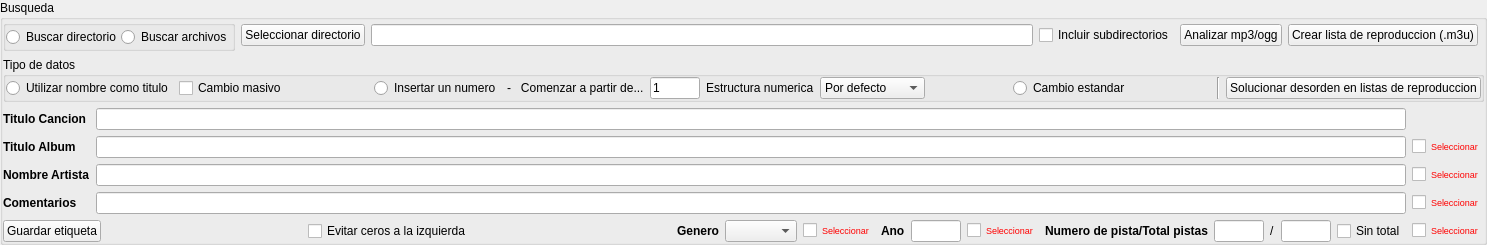
       <widget class="QGroupBox" name="groupBox_4">
        <property name="title">
         <string>Busqueda</string>
        </property>
        <layout class="QGridLayout" name="gridLayout_2">
         <property name="leftMargin">
          <number>0</number>
         </property>
         <property name="topMargin">
          <number>0</number>
         </property>
         <property name="rightMargin">
          <number>0</number>
         </property>
         <property name="bottomMargin">
          <number>0</number>
         </property>
         <item row="2" column="1">
          <layout class="QGridLayout" name="gridLayout">
           <item row="0" column="6">
            <widget class="QLabel" name="label_15">
             <property name="font">
              <font>
               <weight>75</weight>
               <bold>true</bold>
              </font>
             </property>
             <property name="text">
              <string>Ano</string>
             </property>
            </widget>
           </item>
           <item row="0" column="4">
            <widget class="QComboBox" name="comboBox">
             <property name="toolTip">
              <string>Referencia de genero musical</string>
             </property>
             <property name="statusTip">
              <string>Referencia de genero musical</string>
             </property>
             <property name="whatsThis">
              <string>Referencia de genero musical</string>
             </property>
            </widget>
           </item>
           <item row="0" column="11">
            <widget class="QLabel" name="label_14">
             <property name="text">
              <string>/</string>
             </property>
            </widget>
           </item>
           <item row="0" column="10">
            <widget class="QLineEdit" name="lineEdit_12">
             <property name="maximumSize">
              <size>
               <width>50</width>
               <height>16777215</height>
              </size>
             </property>
             <property name="toolTip">
              <string>Numero de pista</string>
             </property>
             <property name="statusTip">
              <string>Numero de pista</string>
             </property>
             <property name="whatsThis">
              <string>Numero de pista</string>
             </property>
            </widget>
           </item>
           <item row="0" column="9">
            <widget class="QLabel" name="label_13">
             <property name="font">
              <font>
               <weight>75</weight>
               <bold>true</bold>
              </font>
             </property>
             <property name="text">
              <string>Numero de pista/Total pistas</string>
             </property>
            </widget>
           </item>
           <item row="0" column="0">
            <spacer name="horizontalSpacer_5">
             <property name="orientation">
              <enum>Qt::Horizontal</enum>
             </property>
             <property name="sizeHint" stdset="0">
              <size>
               <width>40</width>
               <height>20</height>
              </size>
             </property>
            </spacer>
           </item>
           <item row="0" column="12">
            <widget class="QLineEdit" name="lineEdit_13">
             <property name="maximumSize">
              <size>
               <width>50</width>
               <height>16777215</height>
              </size>
             </property>
             <property name="toolTip">
              <string>Numero total de pistas</string>
             </property>
             <property name="statusTip">
              <string>Numero total de pistas</string>
             </property>
             <property name="whatsThis">
              <string>Numero total de pistas</string>
             </property>
            </widget>
           </item>
           <item row="0" column="7">
            <widget class="QLineEdit" name="lineEdit_14">
             <property name="maximumSize">
              <size>
               <width>50</width>
               <height>16777215</height>
              </size>
             </property>
             <property name="toolTip">
              <string>Anuario de creacion</string>
             </property>
             <property name="statusTip">
              <string>Anuario de creacion</string>
             </property>
             <property name="whatsThis">
              <string>Anuario de creacion</string>
             </property>
            </widget>
           </item>
           <item row="0" column="3">
            <widget class="QLabel" name="label_19">
             <property name="font">
              <font>
               <weight>75</weight>
               <bold>true</bold>
              </font>
             </property>
             <property name="text">
              <string>Genero</string>
             </property>
            </widget>
           </item>
           <item row="0" column="5">
            <widget class="QCheckBox" name="checkBox_6">
             <property name="font">
              <font>
               <pointsize>7</pointsize>
              </font>
             </property>
             <property name="toolTip">
              <string>Selecciona esta opcion en modo de cambio masivo</string>
             </property>
             <property name="statusTip">
              <string>Selecciona esta opcion en modo de cambio masivo</string>
             </property>
             <property name="whatsThis">
              <string>Selecciona esta opcion en modo de cambio masivo</string>
             </property>
             <property name="styleSheet">
              <string notr="true">color: rgb(255, 0, 0);</string>
             </property>
             <property name="text">
              <string>Seleccionar</string>
             </property>
            </widget>
           </item>
           <item row="0" column="13">
            <widget class="QCheckBox" name="checkBox_9">
             <property name="toolTip">
              <string>Si esta marcada no sigue el patron numerico TRACK/TOTAL</string>
             </property>
             <property name="statusTip">
              <string>Si esta marcada no sigue el patron numerico TRACK/TOTAL</string>
             </property>
             <property name="whatsThis">
              <string>Si esta marcada no sigue el patron numerico TRACK/TOTAL</string>
             </property>
             <property name="text">
              <string>Sin total</string>
             </property>
            </widget>
           </item>
           <item row="0" column="8">
            <widget class="QCheckBox" name="checkBox_7">
             <property name="font">
              <font>
               <pointsize>7</pointsize>
              </font>
             </property>
             <property name="toolTip">
              <string>Selecciona esta opcion en modo de cambio masivo</string>
             </property>
             <property name="statusTip">
              <string>Selecciona esta opcion en modo de cambio masivo</string>
             </property>
             <property name="whatsThis">
              <string>Selecciona esta opcion en modo de cambio masivo</string>
             </property>
             <property name="styleSheet">
              <string notr="true">color: rgb(255, 0, 0);</string>
             </property>
             <property name="text">
              <string>Seleccionar</string>
             </property>
            </widget>
           </item>
           <item row="0" column="14">
            <widget class="QCheckBox" name="checkBox_8">
             <property name="font">
              <font>
               <pointsize>7</pointsize>
              </font>
             </property>
             <property name="toolTip">
              <string>Selecciona esta opcion en modo de cambio masivo</string>
             </property>
             <property name="statusTip">
              <string>Selecciona esta opcion en modo de cambio masivo</string>
             </property>
             <property name="whatsThis">
              <string>Selecciona esta opcion en modo de cambio masivo</string>
             </property>
             <property name="styleSheet">
              <string notr="true">color: rgb(255, 0, 0);</string>
             </property>
             <property name="text">
              <string>Seleccionar</string>
             </property>
            </widget>
           </item>
           <item row="0" column="1">
            <widget class="QCheckBox" name="checkBox_10">
             <property name="toolTip">
              <string>Evita ceros a la izquierda en estructura numerico tipo 01,001,0001</string>
             </property>
             <property name="statusTip">
              <string>Evita ceros a la izquierda en estructura numerico tipo 01,001,0001</string>
             </property>
             <property name="whatsThis">
              <string>Evita ceros a la izquierda en estructura numerico tipo 01,001,0001</string>
             </property>
             <property name="text">
              <string>Evitar ceros a la izquierda</string>
             </property>
            </widget>
           </item>
           <item row="0" column="2">
            <spacer name="horizontalSpacer_8">
             <property name="orientation">
              <enum>Qt::Horizontal</enum>
             </property>
             <property name="sizeHint" stdset="0">
              <size>
               <width>40</width>
               <height>20</height>
              </size>
             </property>
            </spacer>
           </item>
          </layout>
         </item>
         <item row="1" column="0" colspan="2">
          <layout class="QGridLayout" name="gridLayout_16">
           <property name="leftMargin">
            <number>0</number>
           </property>
           <item row="4" column="0">
            <widget class="QLabel" name="label_12">
             <property name="font">
              <font>
               <weight>75</weight>
               <bold>true</bold>
              </font>
             </property>
             <property name="text">
              <string>Comentarios</string>
             </property>
            </widget>
           </item>
           <item row="3" column="0">
            <widget class="QLabel" name="label_11">
             <property name="font">
              <font>
               <weight>75</weight>
               <bold>true</bold>
              </font>
             </property>
             <property name="text">
              <string>Nombre Artista</string>
             </property>
            </widget>
           </item>
           <item row="3" column="1">
            <widget class="QLineEdit" name="lineEdit_11">
             <property name="toolTip">
              <string>Nombre del artista o grupo</string>
             </property>
             <property name="statusTip">
              <string>Nombre del artista o grupo</string>
             </property>
             <property name="whatsThis">
              <string>Nombre del artista o grupo</string>
             </property>
            </widget>
           </item>
           <item row="2" column="0">
            <widget class="QLabel" name="label_10">
             <property name="font">
              <font>
               <weight>75</weight>
               <bold>true</bold>
              </font>
             </property>
             <property name="text">
              <string>Titulo Album</string>
             </property>
            </widget>
           </item>
           <item row="2" column="1">
            <widget class="QLineEdit" name="lineEdit_10">
             <property name="toolTip">
              <string>Nombre del album</string>
             </property>
             <property name="statusTip">
              <string>Nombre del album</string>
             </property>
             <property name="whatsThis">
              <string>Nombre del album</string>
             </property>
            </widget>
           </item>
           <item row="4" column="1">
            <widget class="QLineEdit" name="lineEdit_20">
             <property name="toolTip">
              <string>Comentarios del archivo de audio</string>
             </property>
             <property name="statusTip">
              <string>Comentarios del archivo de audio</string>
             </property>
             <property name="whatsThis">
              <string>Comentarios del archivo de audio</string>
             </property>
            </widget>
           </item>
           <item row="0" column="1">
            <widget class="QLineEdit" name="lineEdit_16">
             <property name="toolTip">
              <string>Titulo de la cancion</string>
             </property>
             <property name="statusTip">
              <string>Titulo de la cancion</string>
             </property>
             <property name="whatsThis">
              <string>Titulo de la cancion</string>
             </property>
            </widget>
           </item>
           <item row="0" column="0">
            <widget class="QLabel" name="label_17">
             <property name="sizePolicy">
              <sizepolicy hsizetype="Fixed" vsizetype="Preferred">
               <horstretch>0</horstretch>
               <verstretch>0</verstretch>
              </sizepolicy>
             </property>
             <property name="font">
              <font>
               <weight>75</weight>
               <bold>true</bold>
              </font>
             </property>
             <property name="text">
              <string>Titulo Cancion</string>
             </property>
            </widget>
           </item>
           <item row="2" column="2">
            <widget class="QCheckBox" name="checkBox_3">
             <property name="font">
              <font>
               <pointsize>7</pointsize>
              </font>
             </property>
             <property name="toolTip">
              <string>Selecciona esta opcion en modo de cambio masivo</string>
             </property>
             <property name="statusTip">
              <string>Selecciona esta opcion en modo de cambio masivo</string>
             </property>
             <property name="whatsThis">
              <string>Selecciona esta opcion en modo de cambio masivo</string>
             </property>
             <property name="styleSheet">
              <string notr="true">color: rgb(255, 0, 0);</string>
             </property>
             <property name="text">
              <string>Seleccionar</string>
             </property>
            </widget>
           </item>
           <item row="3" column="2">
            <widget class="QCheckBox" name="checkBox_4">
             <property name="font">
              <font>
               <pointsize>7</pointsize>
              </font>
             </property>
             <property name="toolTip">
              <string>Selecciona esta opcion en modo de cambio masivo</string>
             </property>
             <property name="statusTip">
              <string>Selecciona esta opcion en modo de cambio masivo</string>
             </property>
             <property name="whatsThis">
              <string>Selecciona esta opcion en modo de cambio masivo</string>
             </property>
             <property name="styleSheet">
              <string notr="true">color: rgb(255, 0, 0);</string>
             </property>
             <property name="text">
              <string>Seleccionar</string>
             </property>
            </widget>
           </item>
           <item row="4" column="2">
            <widget class="QCheckBox" name="checkBox_5">
             <property name="font">
              <font>
               <pointsize>7</pointsize>
              </font>
             </property>
             <property name="toolTip">
              <string>Selecciona esta opcion en modo de cambio masivo</string>
             </property>
             <property name="statusTip">
              <string>Selecciona esta opcion en modo de cambio masivo</string>
             </property>
             <property name="whatsThis">
              <string>Selecciona esta opcion en modo de cambio masivo</string>
             </property>
             <property name="styleSheet">
              <string notr="true">color: rgb(255, 0, 0);</string>
             </property>
             <property name="text">
              <string>Seleccionar</string>
             </property>
            </widget>
           </item>
          </layout>
         </item>
         <item row="2" column="0">
          <widget class="QPushButton" name="pushButton_17">
           <property name="toolTip">
            <string>Guarda la etiqueta en modo de cambio estandar </string>
           </property>
           <property name="statusTip">
            <string>Guarda la etiqueta en modo de cambio estandar</string>
           </property>
           <property name="whatsThis">
            <string>Guarda la etiqueta en modo de cambio estandar</string>
           </property>
           <property name="text">
            <string>Guardar etiqueta</string>
           </property>
           <property name="icon">
            <iconset resource="recoverdrake.qrc">
             <normaloff>:/Imagenes/guardar.png</normaloff>:/Imagenes/guardar.png</iconset>
           </property>
           <property name="iconSize">
            <size>
             <width>25</width>
             <height>25</height>
            </size>
           </property>
          </widget>
         </item>
         <item row="0" column="0" colspan="2">
          <layout class="QGridLayout" name="gridLayout_4">
           <item row="0" column="4">
            <widget class="QLineEdit" name="lineEdit">
             <property name="sizePolicy">
              <sizepolicy hsizetype="Expanding" vsizetype="Fixed">
               <horstretch>0</horstretch>
               <verstretch>0</verstretch>
              </sizepolicy>
             </property>
            </widget>
           </item>
           <item row="0" column="5">
            <widget class="QCheckBox" name="checkBox_2">
             <property name="toolTip">
              <string>En la opcion de directorios se busca de formar recursiva</string>
             </property>
             <property name="statusTip">
              <string>En la opcion de directorios se busca de formar recursiva</string>
             </property>
             <property name="whatsThis">
              <string>En la opcion de directorios se busca de formar recursiva</string>
             </property>
             <property name="text">
              <string>Incluir subdirectorios</string>
             </property>
            </widget>
           </item>
           <item row="0" column="0">
            <widget class="QGroupBox" name="groupBox_7">
             <property name="title">
              <string/>
             </property>
             <layout class="QGridLayout" name="gridLayout_3">
              <property name="leftMargin">
               <number>0</number>
              </property>
              <property name="topMargin">
               <number>0</number>
              </property>
              <property name="rightMargin">
               <number>0</number>
              </property>
              <property name="bottomMargin">
               <number>0</number>
              </property>
              <property name="spacing">
               <number>0</number>
              </property>
              <item row="0" column="0">
               <widget class="QRadioButton" name="radioButton_7">
                <property name="toolTip">
                 <string>Se carga un directorio y todo los archivos compatibles</string>
                </property>
                <property name="statusTip">
                 <string>Se carga un directorio y todo los archivos compatibles</string>
                </property>
                <property name="whatsThis">
                 <string>Se carga un directorio y todo los archivos compatibles</string>
                </property>
                <property name="text">
                 <string>Buscar directorio</string>
                </property>
               </widget>
              </item>
              <item row="0" column="1">
               <widget class="QRadioButton" name="radioButton_4">
                <property name="toolTip">
                 <string>Se cargan manualmente los archivos de audio seleccionados</string>
                </property>
                <property name="statusTip">
                 <string>Se cargan manualmente los archivos de audio seleccionados</string>
                </property>
                <property name="whatsThis">
                 <string>Se cargan manualmente los archivos de audio seleccionados</string>
                </property>
                <property name="text">
                 <string>Buscar archivos</string>
                </property>
               </widget>
              </item>
             </layout>
            </widget>
           </item>
           <item row="1" column="0" colspan="9">
            <widget class="QGroupBox" name="groupBox_3">
             <property name="title">
              <string>Tipo de datos</string>
             </property>
             <layout class="QGridLayout" name="gridLayout_18">
              <property name="leftMargin">
               <number>0</number>
              </property>
              <property name="topMargin">
               <number>0</number>
              </property>
              <property name="rightMargin">
               <number>0</number>
              </property>
              <property name="bottomMargin">
               <number>0</number>
              </property>
              <item row="0" column="0">
               <layout class="QGridLayout" name="gridLayout_15">
                <item row="0" column="2">
                 <spacer name="horizontalSpacer_9">
                  <property name="orientation">
                   <enum>Qt::Horizontal</enum>
                  </property>
                  <property name="sizeHint" stdset="0">
                   <size>
                    <width>40</width>
                    <height>20</height>
                   </size>
                  </property>
                 </spacer>
                </item>
                <item row="0" column="3">
                 <widget class="QRadioButton" name="radioButton_6">
                  <property name="toolTip">
                   <string>Inserta un numero de orden en los titulos</string>
                  </property>
                  <property name="statusTip">
                   <string>Inserta un numero de orden en los titulos</string>
                  </property>
                  <property name="whatsThis">
                   <string>Inserta un numero de orden en los titulos</string>
                  </property>
                  <property name="text">
                   <string>Insertar un numero</string>
                  </property>
                 </widget>
                </item>
                <item row="0" column="8">
                 <spacer name="horizontalSpacer_11">
                  <property name="orientation">
                   <enum>Qt::Horizontal</enum>
                  </property>
                  <property name="sizeHint" stdset="0">
                   <size>
                    <width>40</width>
                    <height>20</height>
                   </size>
                  </property>
                 </spacer>
                </item>
                <item row="0" column="9">
                 <widget class="QRadioButton" name="radioButton_3">
                  <property name="toolTip">
                   <string>Es lo mismo que el individual pero se selecciona de lista de archivos</string>
                  </property>
                  <property name="statusTip">
                   <string>Es lo mismo que el individual pero se selecciona de lista de archivos</string>
                  </property>
                  <property name="whatsThis">
                   <string>Es lo mismo que el individual pero se selecciona de lista de archivos</string>
                  </property>
                  <property name="text">
                   <string>Cambio estandar</string>
                  </property>
                 </widget>
                </item>
                <item row="0" column="4">
                 <widget class="QLabel" name="label">
                  <property name="text">
                   <string>-   Comenzar a partir de...</string>
                  </property>
                 </widget>
                </item>
                <item row="0" column="5">
                 <widget class="QLineEdit" name="lineEdit_9">
                  <property name="minimumSize">
                   <size>
                    <width>0</width>
                    <height>0</height>
                   </size>
                  </property>
                  <property name="maximumSize">
                   <size>
                    <width>50</width>
                    <height>16777215</height>
                   </size>
                  </property>
                  <property name="toolTip">
                   <string>Numero de comienzo del orden</string>
                  </property>
                  <property name="statusTip">
                   <string>Numero de comienzo del orden</string>
                  </property>
                  <property name="whatsThis">
                   <string>Numero de comienzo del orden</string>
                  </property>
                  <property name="text">
                   <string>1</string>
                  </property>
                 </widget>
                </item>
                <item row="0" column="10">
                 <spacer name="horizontalSpacer_7">
                  <property name="orientation">
                   <enum>Qt::Horizontal</enum>
                  </property>
                  <property name="sizeHint" stdset="0">
                   <size>
                    <width>40</width>
                    <height>20</height>
                   </size>
                  </property>
                 </spacer>
                </item>
                <item row="0" column="1">
                 <widget class="QCheckBox" name="checkBox">
                  <property name="toolTip">
                   <string>Si se activa esta opcion se hacen cambios masivos e iguales en cada una de las etiquetas</string>
                  </property>
                  <property name="statusTip">
                   <string>Si se activa esta opcion se hacen cambios masivos e iguales en cada una de las etiquetas</string>
                  </property>
                  <property name="whatsThis">
                   <string>Si se activa esta opcion se hacen cambios masivos e iguales en cada una de las etiquetas</string>
                  </property>
                  <property name="text">
                   <string>Cambio masivo</string>
                  </property>
                 </widget>
                </item>
                <item row="0" column="0">
                 <widget class="QRadioButton" name="radioButton_5">
                  <property name="toolTip">
                   <string>Se utiliza el nombre del archivo como titulo de la etiqueta</string>
                  </property>
                  <property name="statusTip">
                   <string>Se utiliza el nombre del archivo como titulo de la etiqueta</string>
                  </property>
                  <property name="whatsThis">
                   <string>Se utiliza el nombre del archivo como titulo de la etiqueta</string>
                  </property>
                  <property name="text">
                   <string>Utilizar nombre como titulo</string>
                  </property>
                 </widget>
                </item>
                <item row="0" column="7">
                 <widget class="QComboBox" name="comboBox_3">
                  <property name="toolTip">
                   <string>Tipo de estructura numerica</string>
                  </property>
                  <property name="statusTip">
                   <string>Tipo de estructura numerica</string>
                  </property>
                  <property name="whatsThis">
                   <string>Tipo de estructura numerica</string>
                  </property>
                  <item>
                   <property name="text">
                    <string>Por defecto</string>
                   </property>
                  </item>
                  <item>
                   <property name="text">
                    <string>Sin estructura</string>
                   </property>
                  </item>
                  <item>
                   <property name="text">
                    <string>2</string>
                   </property>
                  </item>
                  <item>
                   <property name="text">
                    <string>3</string>
                   </property>
                  </item>
                  <item>
                   <property name="text">
                    <string>4</string>
                   </property>
                  </item>
                  <item>
                   <property name="text">
                    <string>5</string>
                   </property>
                  </item>
                  <item>
                   <property name="text">
                    <string>6</string>
                   </property>
                  </item>
                  <item>
                   <property name="text">
                    <string>7</string>
                   </property>
                  </item>
                  <item>
                   <property name="text">
                    <string>9</string>
                   </property>
                  </item>
                  <item>
                   <property name="text">
                    <string>10</string>
                   </property>
                  </item>
                 </widget>
                </item>
                <item row="0" column="6">
                 <widget class="QLabel" name="label_20">
                  <property name="text">
                   <string>Estructura numerica</string>
                  </property>
                 </widget>
                </item>
                <item row="0" column="12">
                 <widget class="QPushButton" name="pushButton_24">
                  <property name="toolTip">
                   <string>Soluciona el desorden en lista de reproduccion de algunos aparatos</string>
                  </property>
                  <property name="statusTip">
                   <string>Soluciona el desorden en lista de reproduccion de algunos aparatos</string>
                  </property>
                  <property name="whatsThis">
                   <string>Soluciona el desorden en lista de reproduccion de algunos aparatos</string>
                  </property>
                  <property name="text">
                   <string>Solucionar desorden en listas de reproduccion</string>
                  </property>
                  <property name="icon">
                   <iconset resource="recoverdrake.qrc">
                    <normaloff>:/Imagenes/grub.png</normaloff>:/Imagenes/grub.png</iconset>
                  </property>
                  <property name="iconSize">
                   <size>
                    <width>25</width>
                    <height>25</height>
                   </size>
                  </property>
                 </widget>
                </item>
                <item row="0" column="11">
                 <widget class="Line" name="line_3">
                  <property name="orientation">
                   <enum>Qt::Vertical</enum>
                  </property>
                 </widget>
                </item>
               </layout>
              </item>
             </layout>
            </widget>
           </item>
           <item row="0" column="1" colspan="3">
            <widget class="QPushButton" name="pushButton_4">
             <property name="sizePolicy">
              <sizepolicy hsizetype="Fixed" vsizetype="Fixed">
               <horstretch>0</horstretch>
               <verstretch>0</verstretch>
              </sizepolicy>
             </property>
             <property name="minimumSize">
              <size>
               <width>0</width>
               <height>0</height>
              </size>
             </property>
             <property name="toolTip">
              <string>Seleccion de los directorios/archivos</string>
             </property>
             <property name="statusTip">
              <string>Seleccion de los directorios/archivos</string>
             </property>
             <property name="whatsThis">
              <string>Seleccion de los directorios/archivos</string>
             </property>
             <property name="text">
              <string>Seleccionar directorio</string>
             </property>
             <property name="icon">
              <iconset resource="recoverdrake.qrc">
               <normaloff>:/Imagenes/lupa.png</normaloff>:/Imagenes/lupa.png</iconset>
             </property>
             <property name="iconSize">
              <size>
               <width>25</width>
               <height>25</height>
              </size>
             </property>
            </widget>
           </item>
           <item row="0" column="7">
            <widget class="QPushButton" name="pushButton_19">
             <property name="toolTip">
              <string>Crea una lista de reproduccion compatible</string>
             </property>
             <property name="statusTip">
              <string>Crea una lista de reproduccion compatible</string>
             </property>
             <property name="whatsThis">
              <string>Crea una lista de reproduccion compatible</string>
             </property>
             <property name="text">
              <string>Crear lista de reproduccion (.m3u)</string>
             </property>
             <property name="icon">
              <iconset resource="recoverdrake.qrc">
               <normaloff>:/Imagenes/m3u.png</normaloff>:/Imagenes/m3u.png</iconset>
             </property>
             <property name="iconSize">
              <size>
               <width>25</width>
               <height>25</height>
              </size>
             </property>
            </widget>
           </item>
           <item row="0" column="6">
            <widget class="QPushButton" name="pushButton_11">
             <property name="toolTip">
              <string>Se analizan los archivos cargados</string>
             </property>
             <property name="statusTip">
              <string>Se analizan los archivos cargados</string>
             </property>
             <property name="whatsThis">
              <string>Se analizan los archivos cargados</string>
             </property>
             <property name="text">
              <string>Analizar mp3/ogg</string>
             </property>
             <property name="icon">
              <iconset resource="recoverdrake.qrc">
               <normaloff>:/Imagenes/lupaO.png</normaloff>:/Imagenes/lupaO.png</iconset>
             </property>
             <property name="iconSize">
              <size>
               <width>25</width>
               <height>25</height>
              </size>
             </property>
            </widget>
           </item>
          </layout>
         </item>
        </layout>
       </widget>
